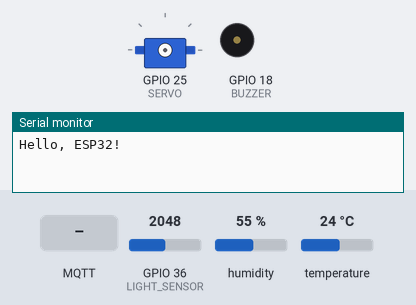
The sketch below on a simulated ESP32. On the bench: servo, buzzer (waves = sounding, pin HIGH), the last lines printed to the serial monitor. Inputs (shaded band) come from the test bench; at power-on: GPIO 36 (LIGHT_SENSOR) = 2048, humidity 55 %, temperature 24 °C. WiFi joins after 1.5 s; servers stay silent unless stated; the local clock reads 2024-03-15 10:24:30 at power-on unless the sketch sets it; no MQTT or app messages arrive unless stated.

Above: at 0.1 s.
At 3.2 s:
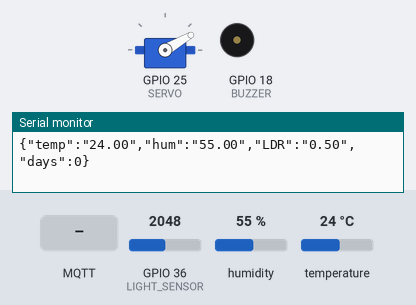
3.3 s: MQTT message "mediData 1" arrives on the first subscribed topic
At 5.8 s:
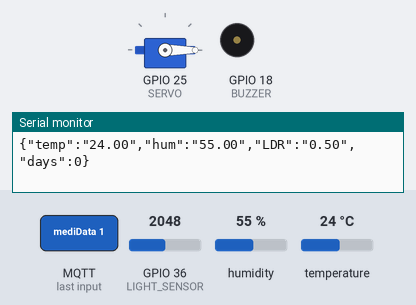
6.5 s: MQTT message "on" arrives on the first subscribed topic
8.6 s: MQTT message "off" arrives on the first subscribed topic
Timing chart, 0 to 11.6 s (numbered marks = the images above; inputs shaded):
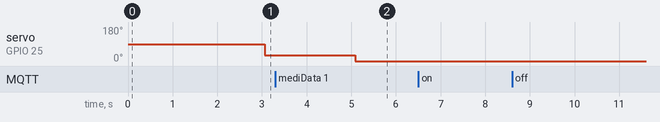

The sketch:

sketch.ino
```cpp
// Libraries
#include <time.h>
#include <PubSubClient.h>
#include <WiFi.h>
#include <ESP32Servo.h>
#include "DHTesp.h"
#include <ArduinoJson.h>
#include <RTClib.h>

// Defnitions
#define BUZZER 18
#define DHT_PIN 15
#define LIGHT_SENSOR 36
#define SERVO 25

// Object Declarations
WiFiClient espClient; //wifi client
PubSubClient mqttClient(espClient);
DHTesp dhtSensor;
Servo window;
StaticJsonDocument<200> doc;
RTC_DS1307 RTC;
DateTime now;
hw_timer_t *MediTimer = NULL;

//variables
int bTime = 500;
int days = 0;
int hours = 0;
int minutes = 0;
int seconds = 0;
int daysUpdatedTime =0;
int bCounter = 0;
int remainingDays =0;
int starthour=0;
int startminute=0;

//default values
int windowAngle = 0;
float shadeCF = 0.75;
int shadeAngle = 30;//offset angle
float temperature = 0.0;
float humidity = 0.0;
float lightIntensity = 0.0;

//buzzer data
bool bStatus=false;
int bFreq;
int bDelay;
bool bCts=false;
//scheduler data
bool sStatus=true;
int sNoDays;
bool sShedOn1=false;
int sShedTimeH1=0;
int sShedTimeM1=0;
bool sShedOn2=false;
int sShedTimeH2=0;
int sShedTimeM2=0;
bool sShedOn3=false;
int sShedTimeH3=0;
int sShedTimeM3=0;

bool sShed[3]={sShedOn1,sShedOn2,sShedOn3};
int sShedTime[6]={ sShedTimeH1,sShedTimeM1,sShedTimeH2,sShedTimeM2,sShedTimeH3,sShedTimeM3};

//functions
void setupWiFI();
void setupMqtt();
void connectToBroker();
void updateData();
void print_time(void);
void updatTime(void);
void update_time(void);
void buzzer(bool bCts, int bFreq, int bDelay);
bool medicineTime(int hour, int minute);
void setWindowAngle(float light_intensity );


void setup() {
  // put your setup code here, to run once:
  Serial.begin(115200);
  Serial.println("Hello, ESP32!");
  setupWiFi();
  setupMqtt();
  dhtSensor.setup(DHT_PIN,DHTesp::DHT22);//temperature sensor initiate
  window.attach(SERVO);//servo initiate
  pinMode(BUZZER, OUTPUT);
  digitalWrite(BUZZER, LOW);
  RTC.begin();//RTC initiate
  MediTimer = timerBegin(0, 80, true);


  now = RTC.now();
  starthour = now.hour();//get the starting hour
  startminute = now.minute();//get the starting minute
  Serial.println(starthour);
  Serial.println(startminute);

}

void loop() {
  // put your main code here, to run repeatedly:
  now = RTC.now();

  if (!mqttClient.connected()){
    connectToBroker();
  }

  mqttClient.loop();//get the any publish value from mqtt

  updateData();//call the function for getting the sensor readings
  String jsonString;
  serializeJson(doc, jsonString);//jason to string
  Serial.println(jsonString);
  mqttClient.publish("mediData",jsonString.c_str());// Publish the combined data to the MQTT broker
  delay(1000);

  if (remainingDays!=0){
    for(int i=0;i<6;i+=2){
      if (sShed[i/2] && medicineTime(sShedTime[i],sShedTime[i+1])){
        buzzer(bCts,bFreq,bDelay);
      }
    }
  }
  setWindowAngle(lightIntensity);
  updateTime();
}


void setupWiFi() {
  WiFi.begin("Wokwi-GUEST", "");

  while (WiFi.status() != WL_CONNECTED) {
    delay(1000);
    Serial.println("Connecting to WiFi...");
  }
  Serial.println("WiFi connected");
}


void setupMqtt(){
  mqttClient.setServer("test.mosquitto.org",1883);//hostname
  mqttClient.setCallback(receiveCallback); //for receiving data(subscribe)
}

//function to connect with mqtt and subscribe channels
void connectToBroker(){
  while (!mqttClient.connected()){
    Serial.print("Connecting to MQTT...");
    if (mqttClient.connect("ESP32-190005E")){
      Serial.print("Connected");
      mqttClient.subscribe("mediData 1");
      mqttClient.subscribe("mediData 2");

    }else{
      Serial.print("Failed");
      Serial.print(mqttClient.state());
      delay(5000);
    }
  }
}

//function to publish data from esp32
void updateData( ) {
  TempAndHumidity data = dhtSensor.getTempAndHumidity();
  float temperature = data.temperature;
  float humidity = data.humidity;
  float lightIntensity = (float)analogRead(LIGHT_SENSOR)/4096;
  doc["temp"]= String(data.temperature,2);
  doc["hum"]= String(data.humidity,2);
  doc["LDR"]= String(lightIntensity, 2);
  doc["days"] = remainingDays;
}


void receiveCallback(char* topic, byte* payload, unsigned int length){
  char payloadCharArr[length];
  for (int i=0; i< length; i++){//convert the data and save them
    Serial.print((char)payload[i]);
    payloadCharArr[i]=(char)payload[i];
  }
  //create a json object 200 characters
  StaticJsonDocument<200> jsonDocument;
  // Deserialize the JSON string into the JSON object
  DeserializationError error = deserializeJson(jsonDocument, payloadCharArr);
  if (strcmp(topic,"mediData 1")==0){
    bStatus=jsonDocument["bStatus"];
    bFreq=jsonDocument["bFreq"];
    bDelay=jsonDocument["bDelay"];
    bCts=jsonDocument["bCts"];
    sStatus=jsonDocument["sStatus"];
    sNoDays=jsonDocument["sNoDays"];
    shadeAngle=jsonDocument["shadeAngle"];
    shadeCF=jsonDocument["shadeCF"];
  }else{
    sShed[0]=jsonDocument["sShedOn1"];
    sShedTime[0]=jsonDocument["sShedTimeH1"];
    sShedTime[1]=jsonDocument["sShedTimeM1"];
    sShed[1]=jsonDocument["sShedOn2"];
    sShedTime[2]=jsonDocument["sShedTimeH2"];
    sShedTime[3]=jsonDocument["sShedTimeM2"];
    sShed[2]=jsonDocument["sShedOn3"];
    sShedTime[4]=jsonDocument["sShedTimeH3"];
    sShedTime[5]=jsonDocument["sShedTimeM3"];

  }
  remainingDays = sNoDays;

  // Serial.println(bStatus);
  // Serial.println(bFreq);
  // Serial.println(bDelay);
  // Serial.println(bCts);
  // Serial.println(sStatus);
  //Serial.println(sNoDays);
  // Serial.println(sShed[0]);
  // Serial.println(sShedTime[0]);
  // Serial.println(sShedTime[1]);
  // Serial.println(sShed[1]);
  // Serial.println(sShedTime[2]);
  // Serial.println(sShedTime[3]);
  // Serial.println(sShed[2]);
  // Serial.println(sShedTime[4]);
  // Serial.println(sShedTime[5]);
  // Serial.println(shadeAngle);
  // Serial.println(shadeCF);
  Serial.println("");
  Serial.println("Msg received");
  Serial.println("=======================================================");

}

//function to control servo
void setWindowAngle(float light_intensity ) {

  int windowAngle =  shadeAngle + (180 - shadeAngle) * light_intensity * shadeCF;
  window.write(windowAngle);
}

//function to check the remaining days in the scheduler
void updateTime(void) {

  if (millis() - daysUpdatedTime > 65000){//accept the update if the gap>=65 sec
      if (now.hour() == starthour && now.minute() == startminute){
        if (remainingDays > 0){
          Serial.println(String(daysUpdatedTime));
          remainingDays--;
          daysUpdatedTime = millis();
        }
      }
    }
}

//function to buzzer activating
void buzzer(bool bCts, int bFreq, int bDelay) {
  if (bStatus){// only buzzer switch On
    Serial.println("buzzer is ON");
    if (!bCts) {
      for (int i = 0; i <= bDelay ; i += bTime) {
        tone (BUZZER, bFreq, bTime);
        noTone (BUZZER);
        delay(bTime);
      }
    } else {
      tone(BUZZER, bFreq, bDelay);

    }
  }
  else{Serial.println("buzzer is OFF, waiting...");//alarm time but buzzer off
  }
}

//function to checking the alarm time has come
bool medicineTime(int hour, int minute) {
  bool takeMedicine = false;
  Serial.println("H : " + String(hour) + " M : " + String(minute));

  if (now.minute() == minute && now.hour() == hour) {//compare set time and real time
    takeMedicine = true;
  }
  return takeMedicine;
}

//-----------------------------------------------------------------------------
// function to automatically update the current time
/*void update_time(void) {
  timeNow = millis() / 1000; // number of seconds passed since timeLast; // number of seconds passed fr
  seconds = timeNow;
  // if a minute has passed
  if (seconds >= 60) {
    timeLast += 60;
    minutes += 1;
  }

  // if an hour has passed
  if (minutes == 60) {
    minutes = 0;
    hours += 1;
  }

  //if a day has passed
  if (hours == 24) {

    hours = 0;
    days += 1;
    Serial.println(days);
    if(sNoDays<0){
      sNoDays = 0;
    }
    else{
      sNoDays--;
    }
    day_has_passed = true;
  }
}*/
```

Measured:
- after the input at 3.3 s, servo on GPIO 25 (SERVO): 30° → 0° after 1.8 s
